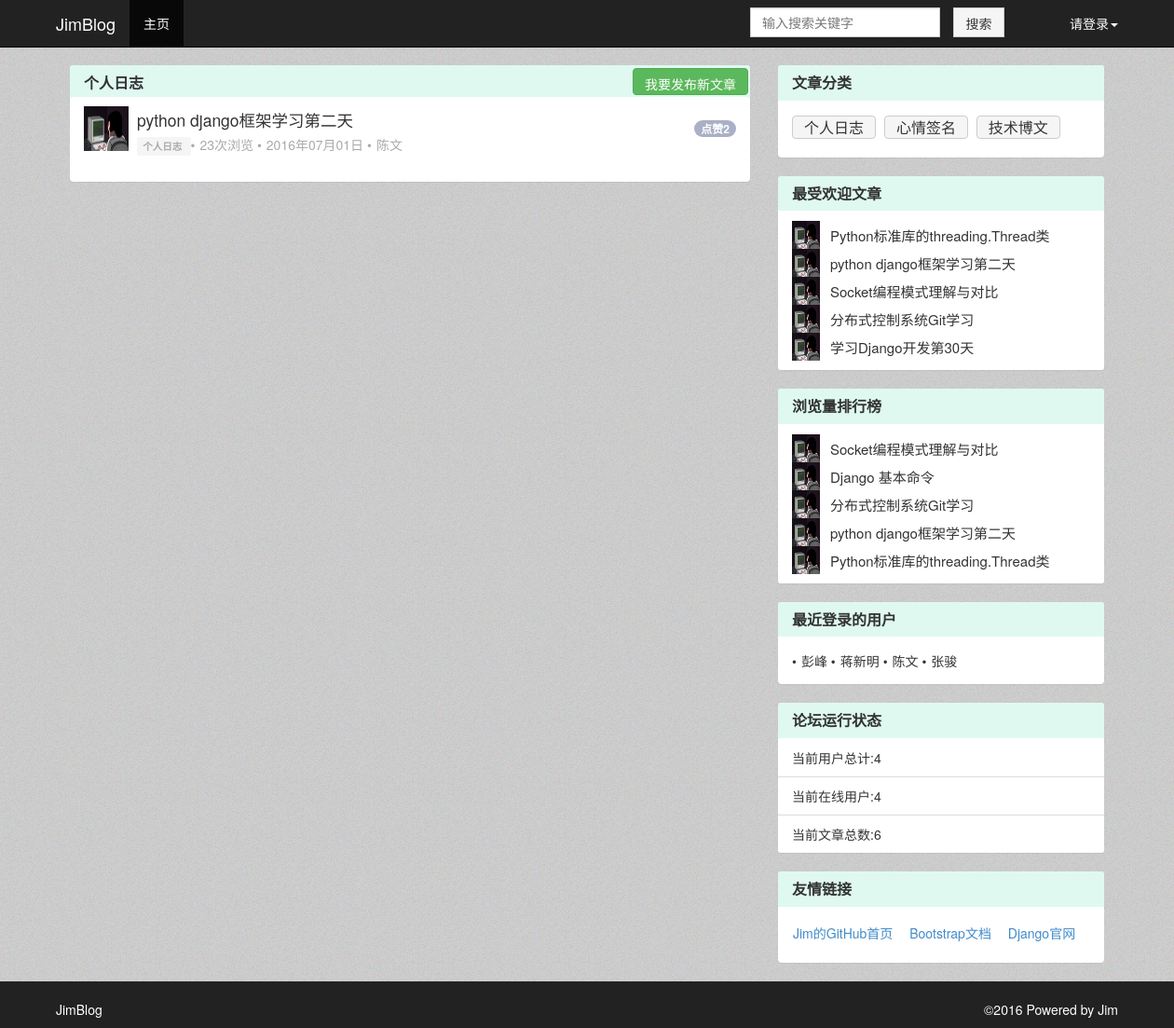
The page /category/1 on the database as committed earlier.
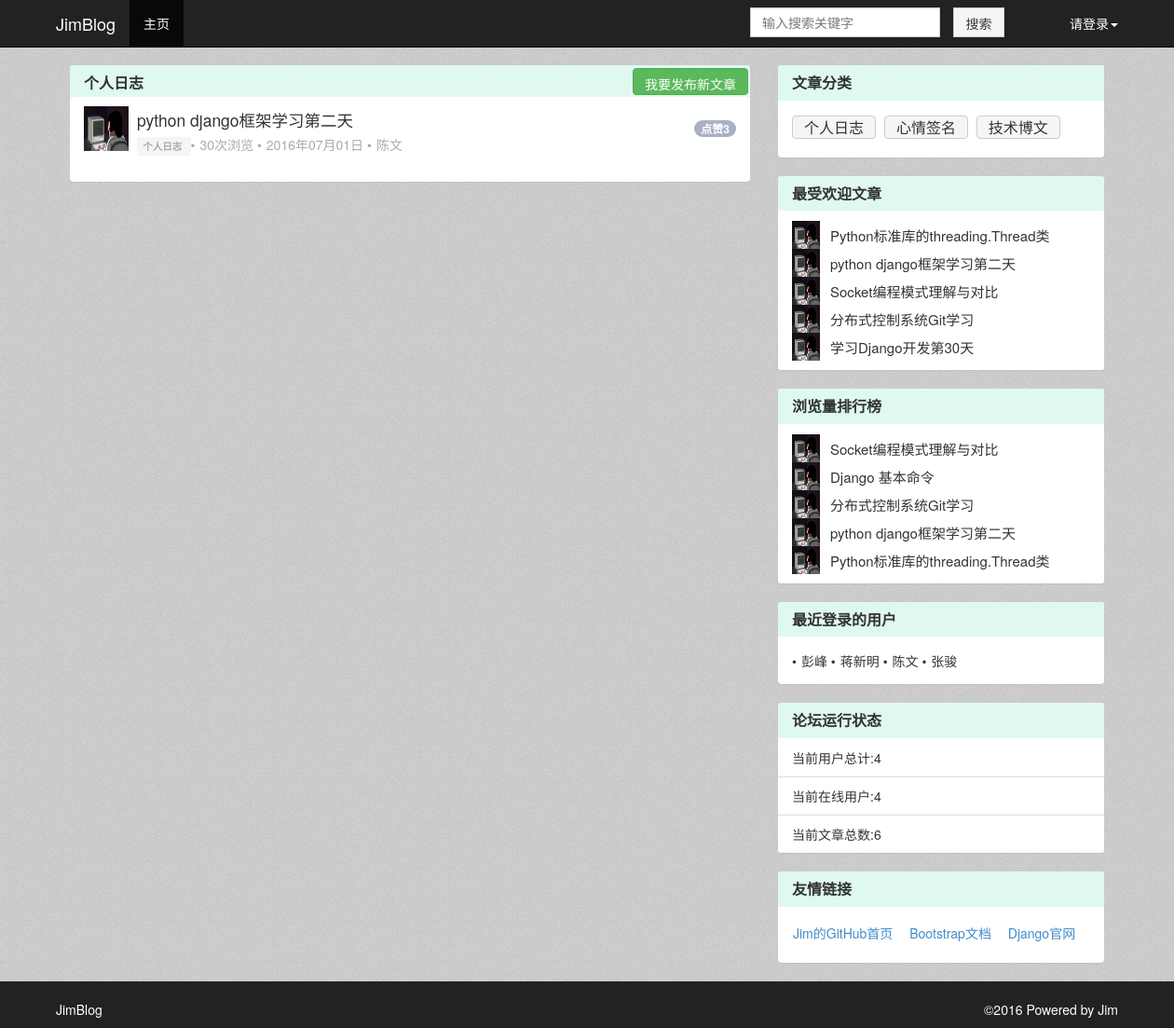
The same page on the database as committed later.
### BlogDemo/models.py (models this page shows, shortened)
class Article(models.Model):
	status_choice=(
		('d','draft'),
		('p','Published')
	)
	title = models.CharField(u'标题',max_length=70)
	body = models.TextField(u'正文')
	create_time = models.DateTimeField(u'创建时间',auto_now_add=True)
	last_modified_time = models.DateTimeField(u'最后修改时间',auto_now = True)
	status = models.CharField(u'文章状态',max_length=1,choices = status_choice)
	abstract = models.CharField(u'文章摘要',max_length=54,blank=True,null=True,help_text=u'可选，如若为空将摘取正文的前54个字符')
	views = models.PositiveIntegerField(u'浏览量',default=0)
	likes = models.PositiveIntegerField(u'点赞数',default=0)
	likes_user = models.ManyToManyField('User',verbose_name=u'点赞人',null=True,related_name='user_hit_likes')
	topped = models.BooleanField(u'置顶',default=False)
	auther = models.ForeignKey('User',verbose_name = u'作者',null=True,on_delete = models.SET_NULL)
	category = models.ForeignKey('Category',verbose_name=u'分类',null=True,on_delete = models.SET_NULL)
	class Meta:
		ordering = ['-last_modified_time']

class Category(models.Model):
	name = models.CharField(u'类名',max_length=20)
	create_time = models.DateTimeField(u'创建时间',auto_now_add=True)
	last_modified_time = models.DateTimeField(u'最后修改时间',auto_now = True)
	class Meta():
		ordering = ['-last_modified_time']

class User(models.Model):
	user_status=(
		('invisible',u'隐身'),
		('online',u'在线'),
		('offline',u'离线')
	)
	name = models.CharField(u'用户名',max_length=20)
	passwd = models.CharField(u'密码',max_length=20,null = True)
	email = models.EmailField(u'邮箱地址',max_length=256,default='jimforit@163.com')
	status = models.CharField(u'状态',max_length=10,choices = user_status,default='online')
	last_login_time = models.DateTimeField(u'最后一次登录时间',auto_now = True)
	class Meta():
		ordering = ['last_login_time']

### BlogDemo/views.py (the view)
# urls.py: url(r'^category/(?P<cate_id>\d+)',IndexView.as_view(template_name="category_list.html"),name='category_article_page'),
class IndexView(ListView):
	context_object_name = "article_list"
	template_name = "index.html"
	def get_queryset(self):
		self.request.session["current_url"] = self.request.path#获取当前页面url存入session中，如果文章只是刷新页面,而页面不跳转，则阅读数不增加。
		if self.template_name == "category_list.html":
			article_list=Article.objects.filter(category=self.kwargs['cate_id'],status='p')#如果传入category_id则获取对应分类文章作为article_list
		else:
			article_list = Article.objects.filter(status = 'p')#如果不传入category_id则获取所有文章作为article_list
		for articles in article_list:
			articles.body = markdown2.markdown(articles.body)#文章body部分进行markdown渲染
		return article_list
	def get_context_data(self,**kwargs):
		new_comment_list = []
		try:
			kwargs['category_name']=Category.objects.get(id=self.kwargs['cate_id']).name
		except:
			pass
		try:
			user_name = self.request.session['username']
			user = get_object_or_404(User,name=user_name)
			new_comment_list = Comment.objects.filter(comment_reminder=user,comment_status="N")
		except 	KeyError:
			pass
		comment_count = len(new_comment_list)
		kwargs['comment_list_user'] = new_comment_list
		kwargs['comment_count_user'] = comment_count
		kwargs['latest_login_user']=User.objects.all().order_by('-last_login_time')[:5]
		kwargs['category_list']=Category.objects.all().order_by('name')
		kwargs['popular_article']=Article.objects.all().order_by('likes')[:5]
		kwargs['views_article']=Article.objects.all().order_by('-views')[:5]
		kwargs['user_count']=User.objects.all().count()
		kwargs['article_count']=Article.objects.all().count()
		return super(IndexView,self).get_context_data(**kwargs)

### BlogDemo/templatetags/paginate_tags.py (called while the page is built)
def get_right(current_page, right, num_pages):
    if current_page == num_pages:
        return []
    return [i + 1 for i in range(current_page, current_page + right - 1) if i < num_pages - 1]

### BlogDemo/templates/category_list.html (shortened to what the changed rows need)
{% extends "top.html"%}
{%block page-content%}
    <div id="wrap">
        <div class="container" id="main">
            <div class="col-md-8" id="left">
	{% load paginate_tags %}
    <div class="panel panel-default panel-amend">
        {%for articles in article_list%}
            <div class="panel-body no-panel-body-padding">
                <div class="list-group">
                    <div class=" list-group-item list-group-item-margin list-topic-item border-less">
                        <span class="badge pull-right list-reply-count hidden-xs">点赞{{articles.likes_user.count}}</span>
                        <div class="row">
                            <div class="col-md-1 col-xs-2 col-sm-2" id="limit-width">
                                <a">
                                    <img class="avatar-middle" src="../static/7c93baa4-056c-11e6-8212-000c2919e245.jpg" title="admin">
                            </div>
                            <div class="col-xs-9 col-md-10 col-sm-9">
                                <h3 class="list-post-title"><a href="{% url 'article_detail_page' articles.pk %}" title="{{articles.title}}">{{articles.title}}</a></h3>
                                <p class="list-meta">
                                    <span class="label label-default list-meta-node">
                                        <a href="#">{{articles.category.name}}</a>
                                    </span>
                                    <span class="list-count">{{articles.views}}次浏览</span>
                                    <span class="list-time">{{articles.create_time|date:"Y年m月d日"}}</span>
                                    <span class="list-username">{{articles.auther.name}}</span>
                                </p>
                            </div>
                        </div>
                    </div>
                </div>
            </div>
			{%endfor%}
    </div>
            </div>
            <div class="col-md-4" id="right">
    <div class="panel panel-default panel-amend">
    <ul class="list-group">
                <li class="list-group-item">
					{%for articles in popular_article%}
                    <div class="row row_min_height">
                        <a href="#" class="recommend_topic"><img class="recommend_topic_img" src="../static/7c93baa4-056c-11e6-8212-000c2919e245.jpg" title="admin"></a>
						<div class="recommend_topic_list">
                            <a href="{%url 'article_detail_page' articles.pk%}" title="{{articles.title}}">{{articles.title}}</a>
                        </div>
                    </div>
					{%endfor%}
                </li>
    </ul>
</div>
    <div class="panel panel-default panel-amend">
    <ul class="list-group">
            <li class="list-group-item">
			{%for articles in views_article%}
                <div class="row row_min_height">
                    <a href="http://www.aeflt.net/user/center/display/?uid=8" class="hot_topic"><img class="hot_topic_img" src="../static/7c93baa4-056c-11e6-8212-000c2919e245.jpg" title="潭州助理老师  瑾萱"></a>
                    <div class="hot_topic_list">
                        <a href="{%url 'article_detail_page' articles.pk%}" title="{{articles.title}}">{{articles.title}}</a>
                    </div>
                </div>
			{%endfor%}
            </li>
    </ul>
</div>
            </div>
        </div>
    </div>
{%endblock%}

Rows that differ between the two databases and show on the page:
changed Article "python django框架学习第二天": likes_user.count "2" → "3"; views "23" → "30"
